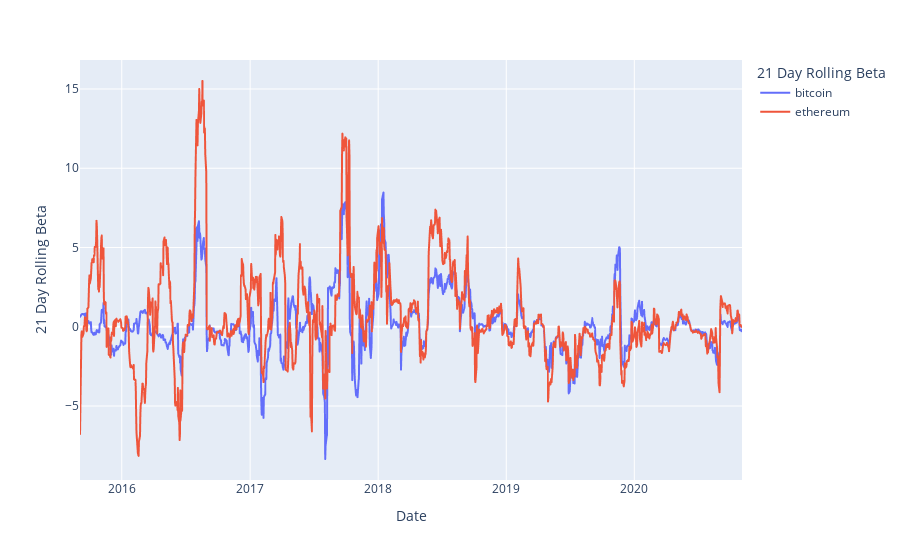

This figure's notebook cell:
### Code cell
# rolling beta plot
rolling_beta_plot(joined_beta_df, period=21)

### Figure 1 — Plotly figure (JSON) as saved in the notebook; plotly's stock layout.template omitted (floating-point values rounded to 4 significant figures; data arrays with more than 128 entries replaced by an {"elided": "..."} marker saying what was removed)
{"data": [{"hovertemplate": "21 Day Rolling Beta=bitcoin<br>Date=%{x}<br>value=%{y}<extra></extra>", "legendgroup": "bitcoin", "line": {"color": "#636efa", "dash": "solid"}, "mode": "lines", "name": "bitcoin", "showlegend": true, "type": "scattergl", "x": {"elided": "1297 str values"}, "xaxis": "x", "y": {"elided": "1297 float values"}, "yaxis": "y"}, {"hovertemplate": "21 Day Rolling Beta=ethereum<br>Date=%{x}<br>value=%{y}<extra></extra>", "legendgroup": "ethereum", "line": {"color": "#EF553B", "dash": "solid"}, "mode": "lines", "name": "ethereum", "showlegend": true, "type": "scattergl", "x": {"elided": "1297 str values"}, "xaxis": "x", "y": {"elided": "1297 float values"}, "yaxis": "y"}], "layout": {"autosize": true, "legend": {"title": {"text": "21 Day Rolling Beta"}, "tracegroupgap": 0}, "margin": {"t": 60}, "xaxis": {"anchor": "y", "autorange": true, "domain": [0, 1], "range": ["2015-09-04", "2020-11-03"], "title": {"text": "Date"}, "type": "date"}, "yaxis": {"anchor": "x", "autorange": true, "domain": [0, 1], "range": [-9.666, 16.83], "title": {"text": "21 Day Rolling Beta"}, "type": "linear"}}}
